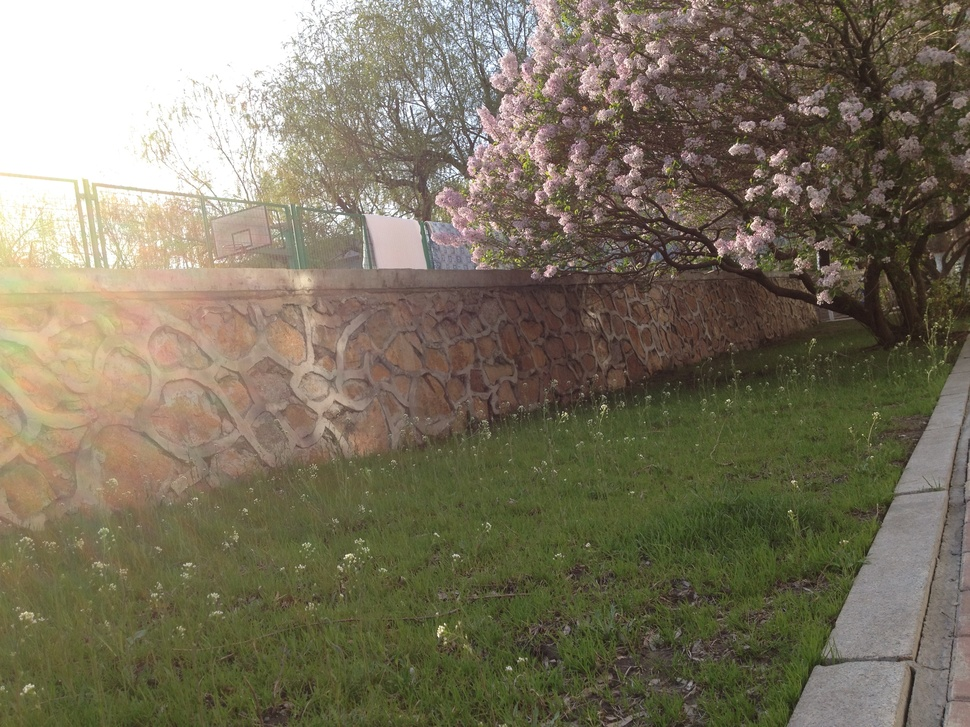
//> input picture Pixel_Operations/add/add1/IMG_2336.JPG, 970 x 727 px, shrunk from 3264 x 2448 before the run
$ ./add IMG_2336.JPG IMG_4618.JPG   (built with g++ and OpenCV 4)
//> lines starting //> are read from the running program, lines starting //| are printed output that depends on the picture
/****************************************************************
	Description:
	> 图像算术
	> 图像以矩阵形式存储，因此可以做加减乘除运算
	> 在此，我们将两个图像相加结合

	cv::add
	> c[i] = a[i] + b[i];
	  cv::add(imageA,imageB,resultC);
	> c[i] = a[i] + k;
	  cv::add(imageA,cv::Scalar(k),resultC);
	> c[i] = k1*a[i] + k2*b[i] + k3;
	  cv::addWeighted(imageA,k1,imageB,k2,k3,resultC);
	> c[i] = a[i] + b[i]
	  cv::scaleAdd(imageA,k,imageB,resultC);

*****************************************************************/

#include <cv.h>
#include <highgui.h>

//#include<opencv2/core/core.hpp>
//#include<opencv2/imgproc/imgproc.hpp>
//#include<opencv2/highgui/highgui.hpp>

using namespace cv;  // 避免每次都要输入cv::，因此在程序开始加入本语句


int main( int argc, char** argv )
{
	char* imageName1 = argv[1];
	char* imageName2 = argv[2];

	Mat image1;
	Mat image2;
	Mat add;

	image1 = imread( imageName1 );  //载入图片
//> image1 is the input picture: 727 rows x 970 cols, CV_8UC3; mean B, G, R 95.8, 115.8, 123.2
	image2 = imread( imageName2 );  //载入图片
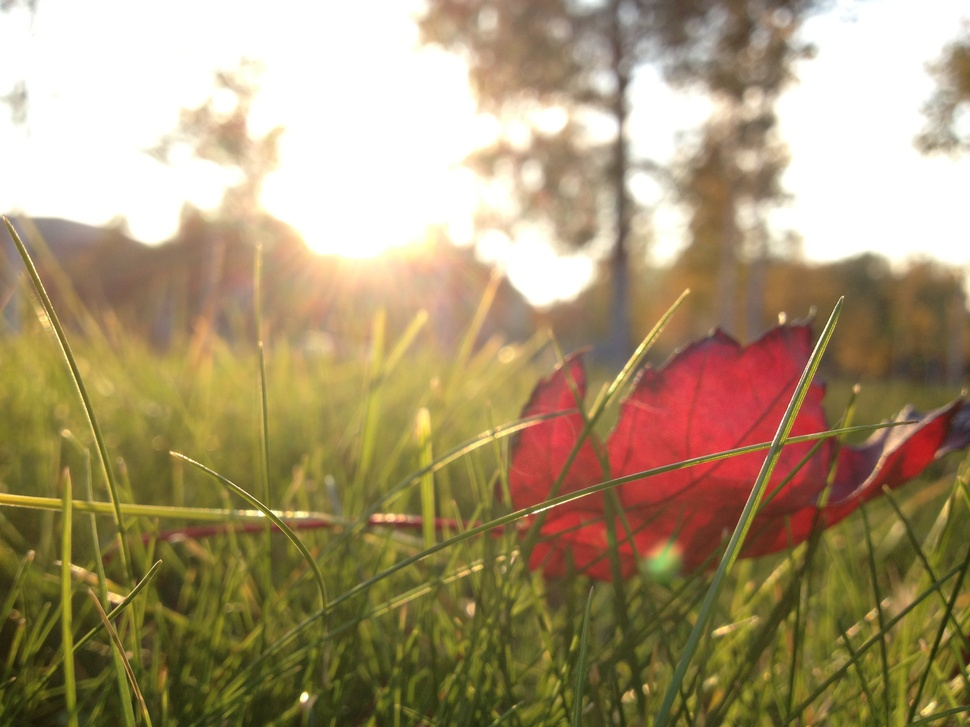
//> input picture Pixel_Operations/add/add1/IMG_4618.JPG, 970 x 727 px, shrunk from 3264 x 2448 before the run
//> image2 is the input picture: 727 rows x 970 cols, CV_8UC3; mean B, G, R 113.7, 148.8, 167.1

	if( argc != 3 )//参数输入错误提示
	{
		printf( "add usage: ./executable_file_name Image1_fullname Image2_fullname \n ");
		return -1;
	}
	else if( !(image1.data || image2.data) )//载入图片失败
	{
		printf(" No image data. \n ");
		return -1;
	}

	addWeighted( image1, 0.7, image2, 0.8, 0, add );         // 1: input image
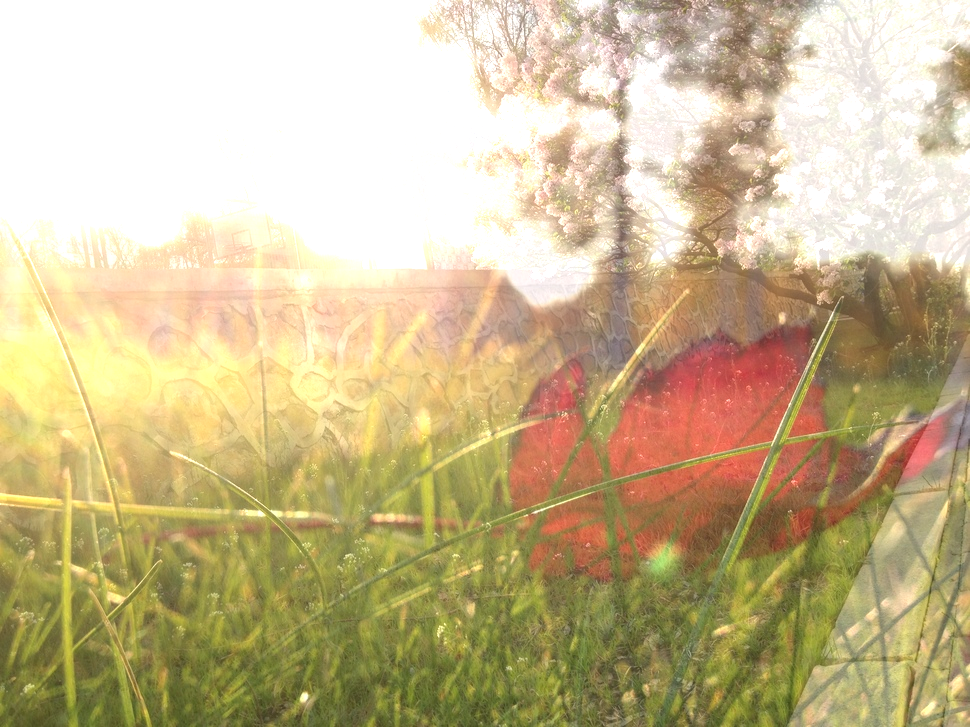
//> add: 727 rows x 970 cols, CV_8UC3; mean B, G, R 144.5, 184.4, 200.6
						 // 2: output image
	std::cout << "rows: " << add.rows << "cols: " << add.cols << "\n" ;
//| rows: 727cols: 970
	imwrite( "./add_image.jpg", add );
	// imwrite( "destination_direction/Name_gray_image", gray_image)
	// -> 1st parameter: my destination_direction/Name_gray_image, as which I want to save the gray_image
	// -> 2nd parameter: the converted image, gray_image

	namedWindow( imageName1, CV_WINDOW_AUTOSIZE );// Create a window for display
	namedWindow( imageName2, CV_WINDOW_AUTOSIZE );// Create a window for display
	namedWindow( "add_image", CV_WINDOW_AUTOSIZE );

	imshow( imageName1, image1 );// Show our image inside it
	imshow( imageName2, image2 );// Show our image inside it
	imshow( "add_image", add );

	waitKey(0); // Wait for a keystroke in the window
	//In order to display the window until the user presses a key, we use the waitkey function whose the only parameter is how long should it wait for a user input.
	// 0 : forever
	// About waitKey() ?????

	return 0;
}
